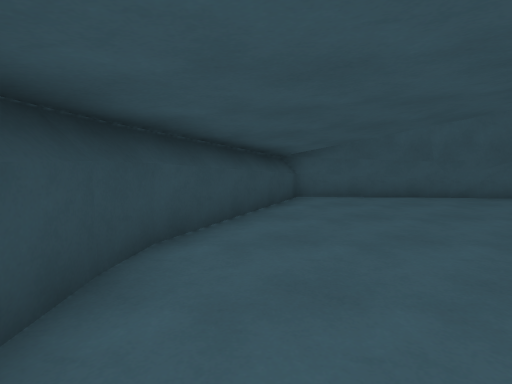
[1] (above)

14 first-person views from a walk through a Unity game level. The camera is 1.3 m above the floor, tilts 6° down and sees 80° across. The floor is counted in squares, 1.2 m on a side. Each view is taken from the middle of a square. On the plan, view 1 faces up. The plan holds only what a view shows up to about 13 squares ahead; the rest is blank. The place goes on beyond the plan. The player character is not drawn.

[2]
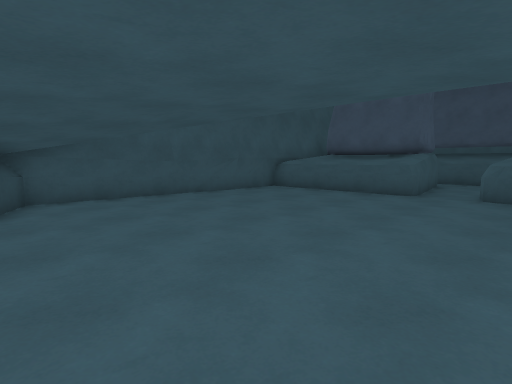

[3]
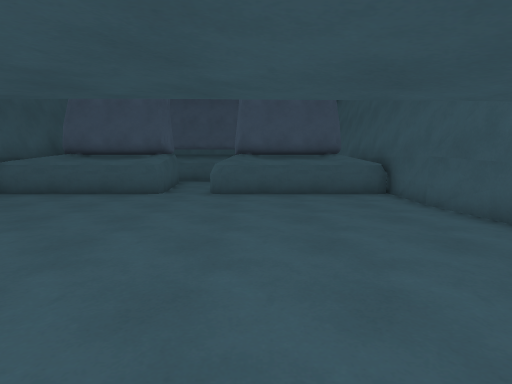

[4]
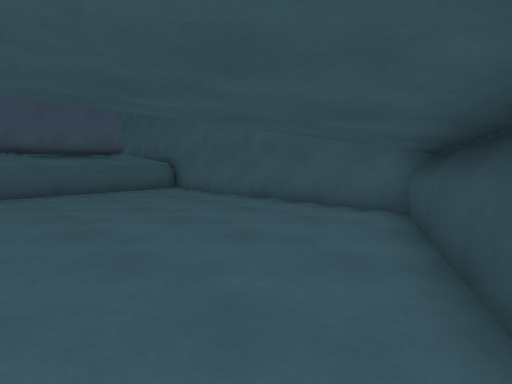

[5]
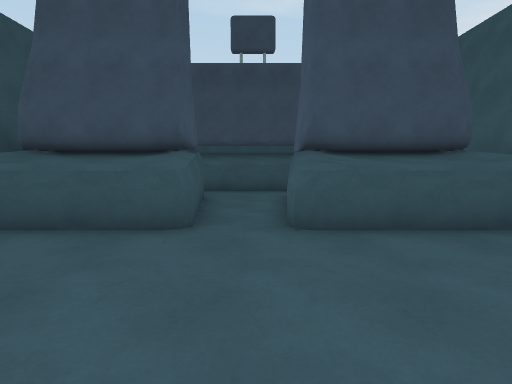

[6]
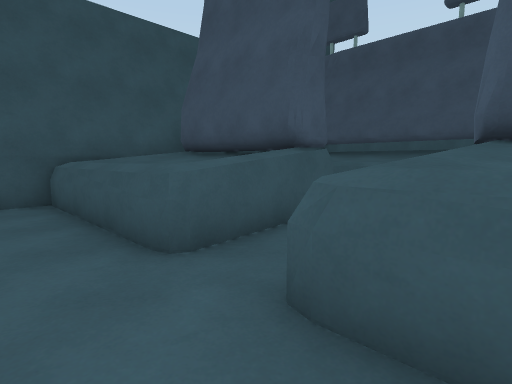

[7]
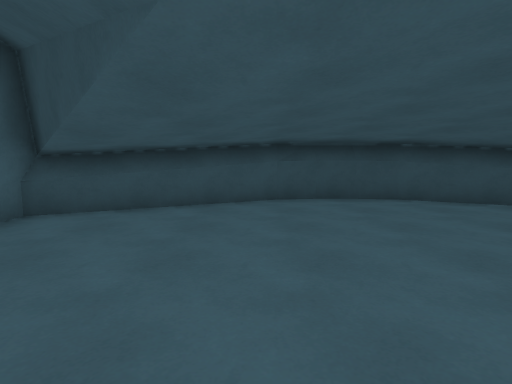

[8]
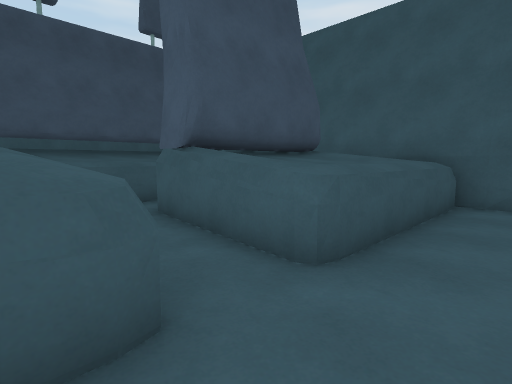

[9]
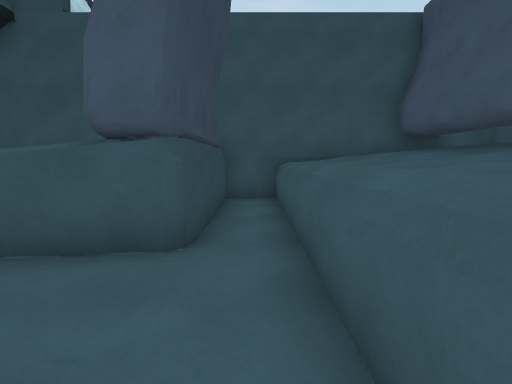

[10]
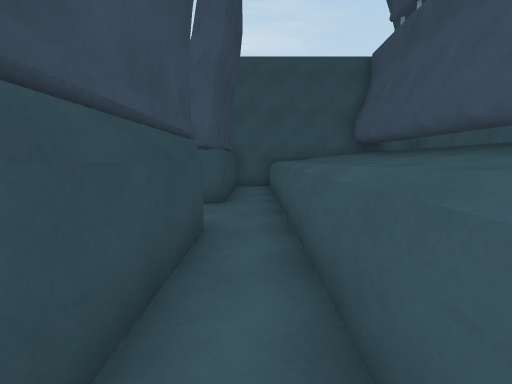

[11]
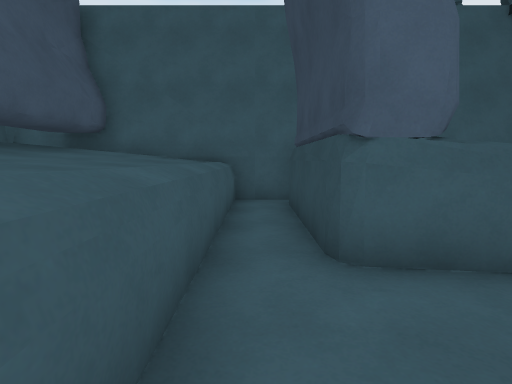

[12]
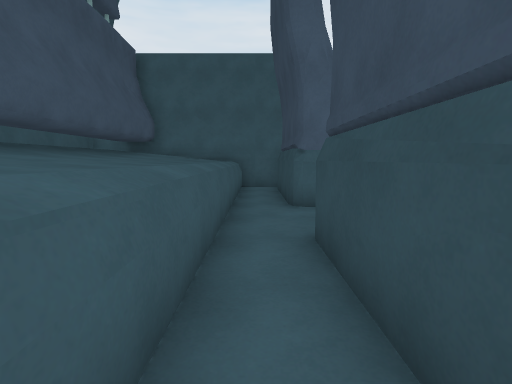

[13]
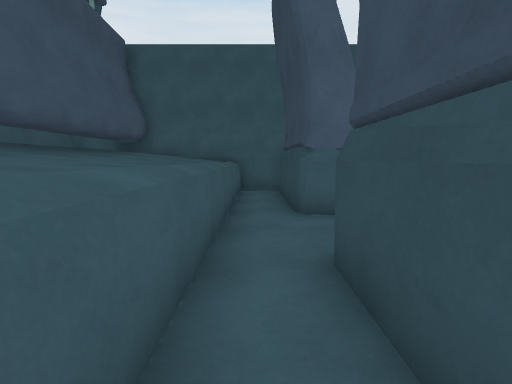

[14]
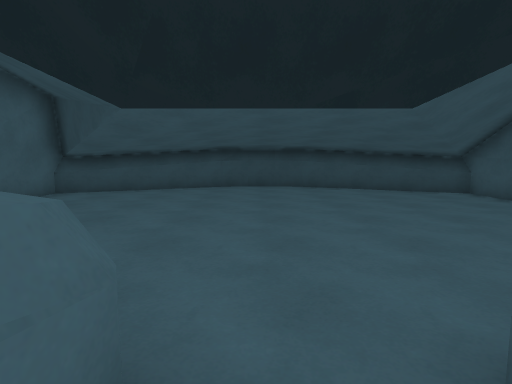

### Floor plan
Key: @ floor where view 1 was taken; # wall or solid block; . floor; = window, fence, low wall or low ledge; ^ raised ledge.
Columns run from 2 left of view 1 to 18 right of it. Each row starts with its distance up from view 1.
  9   ###################
  8   ##........^^^##.^^^
  7  ##.........^^^##.^^^
  6  ##.........^^^##.^^^
  5  #..........^^^##.^^^
  4 ##..........^^^##.^^^
  3 #...........^^....^^^
  2 #.................^^^
  1 #...........^^^##.^^^
  0 ##@.........^^^##.^^^
 -1  #..........^^^##.^^^
 -2  ##.........^^^##.^^^
 -3   ##........^^^##.^^^
 -4   ##....###.=####.^^^
 -5    ###### ###   ##

Where each view was taken, in squares from view 1:
view 1: 0 up, 0 right, facing up
view 2: 0 up, 0 right, facing up-right
view 3: 0 up, 0 right, facing right
view 4: 2 up, 1 left, facing down-right
view 5: 2 up, 5 right, facing right
view 6: 0 up, 8 right, facing up-right
view 7: 0 up, 7 right, facing left
view 8: 4 up, 8 right, facing down-right
view 9: 0 up, 15 right, facing up
view 10: 4 down, 15 right, facing up
view 11: 4 up, 15 right, facing down
view 12: 8 up, 15 right, facing down
view 13: 7 up, 15 right, facing down
view 14: 2 up, 11 right, facing left
